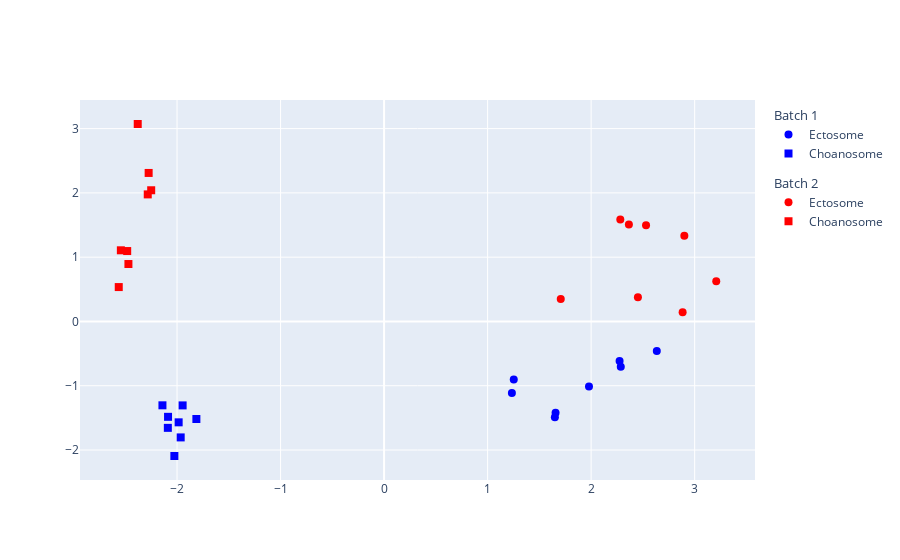

This figure's notebook cell:
### Markdown cell above
## PCA plot

### Code cell
plotPCA(data)

### Figure 1 — Plotly figure (JSON) as saved in the notebook; plotly's stock layout.template omitted (floating-point values rounded to 4 significant figures)
{"data": [{"legendgroup": "1", "legendgrouptitle": {"text": "Batch 1"}, "marker": {"color": ["blue", "blue", "blue", "blue", "blue", "blue", "blue", "blue"], "size": 8, "symbol": ["circle", "circle", "circle", "circle", "circle", "circle", "circle", "circle"]}, "mode": "markers", "name": "Ectosome", "type": "scatter", "x": [2.275, 2.634, 1.235, 1.253, 1.656, 1.65, 1.979, 2.286], "y": [-0.6154, -0.4585, -1.113, -0.9048, -1.421, -1.491, -1.013, -0.7054]}, {"legendgroup": "1", "legendgrouptitle": {"text": "Batch 1"}, "marker": {"color": ["blue", "blue", "blue", "blue", "blue", "blue", "blue", "blue"], "size": 8, "symbol": ["square", "square", "square", "square", "square", "square", "square", "square"]}, "mode": "markers", "name": "Choanosome", "type": "scatter", "x": [-1.965, -2.026, -2.087, -2.141, -2.089, -1.946, -1.984, -1.813], "y": [-1.804, -2.093, -1.484, -1.304, -1.655, -1.306, -1.569, -1.518]}, {"legendgroup": "2", "legendgrouptitle": {"text": "Batch 2"}, "marker": {"color": ["red", "red", "red", "red", "red", "red", "red", "red"], "size": 8, "symbol": ["circle", "circle", "circle", "circle", "circle", "circle", "circle", "circle"]}, "mode": "markers", "name": "Ectosome", "type": "scatter", "x": [2.884, 2.452, 3.208, 1.707, 2.365, 2.53, 2.9, 2.282], "y": [0.1439, 0.3775, 0.6259, 0.3495, 1.51, 1.498, 1.332, 1.587]}, {"legendgroup": "2", "legendgrouptitle": {"text": "Batch 2"}, "marker": {"color": ["red", "red", "red", "red", "red", "red", "red", "red"], "size": 8, "symbol": ["square", "square", "square", "square", "square", "square", "square", "square"]}, "mode": "markers", "name": "Choanosome", "type": "scatter", "x": [-2.543, -2.563, -2.482, -2.47, -2.274, -2.25, -2.283, -2.38], "y": [1.107, 0.535, 1.095, 0.8935, 2.31, 2.041, 1.977, 3.072]}], "layout": {}}
